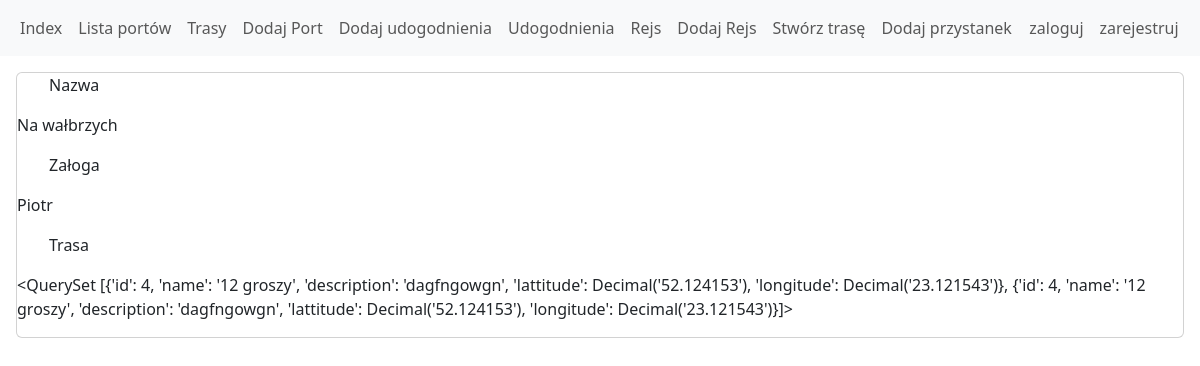
Screenshot of /route/1/ with the database file from the repository.
### HavenRouteApp/models.py (models this page shows)
class Route(models.Model):
    name = models.CharField(max_length=128, default='')
    user = models.ForeignKey(User, on_delete=models.CASCADE)
    stop_list = models.ManyToManyField(Port, through='RoutePort')

### HavenRouteApp/views.py (the view)
# urls.py: path('route/<int:pk>/', views.RouteDetailView.as_view(), name='route_detail'),
class RouteDetailView(DetailView):
    model = Route
    template_name = 'porty/route_detail_view.html'

### templates/porty/route_detail_view.html
{% extends 'base.html' %}
{% block content %}
    <div class="card">
    <ul>Nazwa</ul>
        <p>{{ object.name }}</p>
    <ul>Załoga</ul>
        <p> {{ object.user }}</p>
    <ul>Trasa</ul>
        <p> {{ object.stop_list.values }}</p>
{% endblock %}

### rows the page displays
Route: name "Na wałbrzych", user "Piotr", stop_list.values "<QuerySet [{'id': 4, 'name': '12 groszy', 'description': 'dagfngowgn', 'lattitude': Decimal('52.124153'), 'longitude': Decimal('23.121543')}, {'id': 4, 'name': '12 groszy', 'description': 'dagfngowgn', 'lattitude': Decimal('52.124153'), 'longitude': Decimal('23.121543')}]>"
